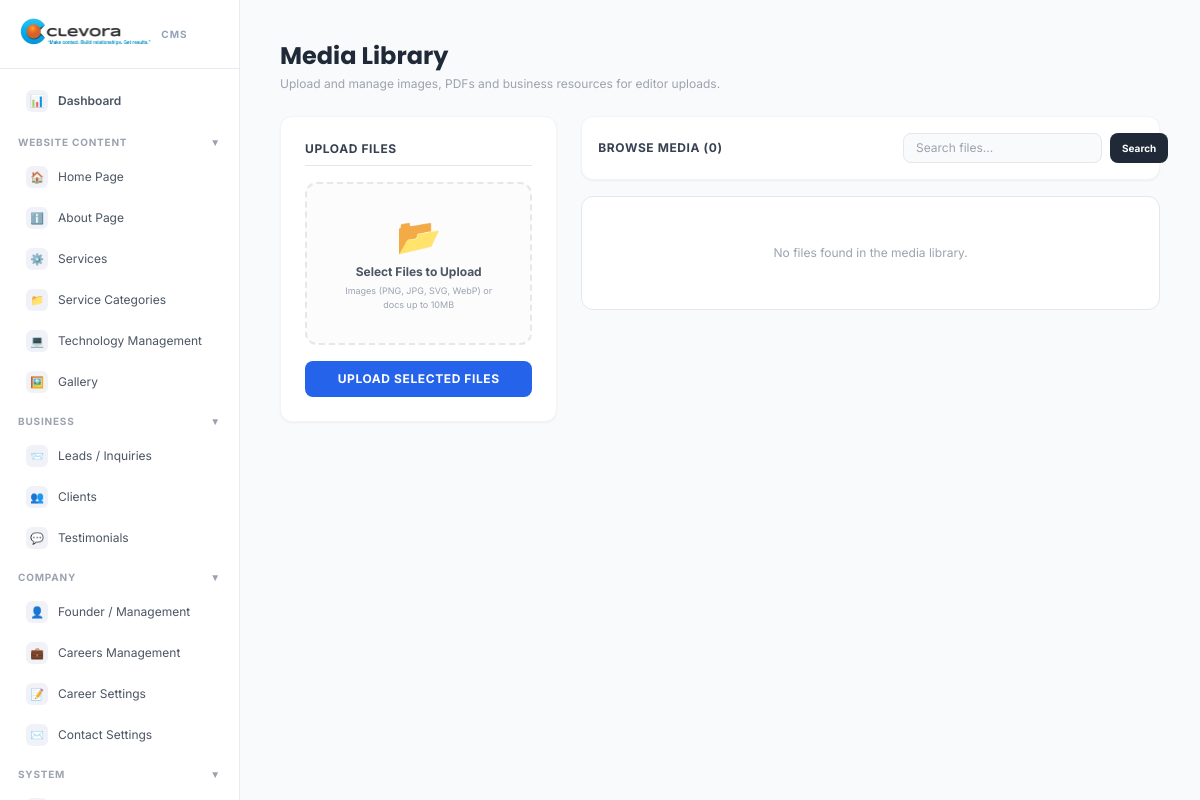
/admin/sections/media.php (signed in), run on an earlier commit of the app's database.
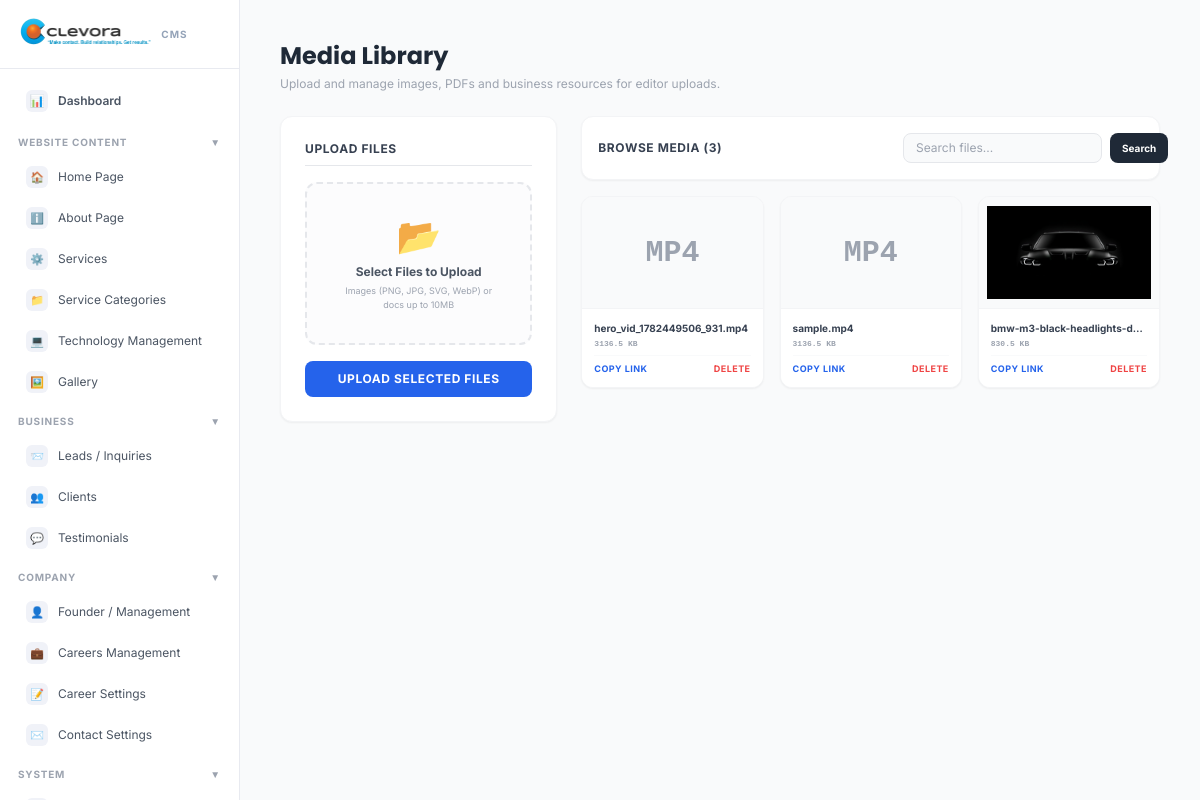
And on a later commit of the database.
### tables this page shows
CREATE TABLE `media_library` (
  `id` int(11) NOT NULL AUTO_INCREMENT,
  `filename` varchar(255) NOT NULL,
  `original_name` varchar(255) NOT NULL,
  `mime_type` varchar(100) DEFAULT '',
  `size` int(11) DEFAULT 0,
  `url` varchar(500) NOT NULL,
  `alt_text` varchar(255) DEFAULT '',
  `created_at` timestamp NOT NULL DEFAULT current_timestamp(),
  `updated_at` timestamp NOT NULL DEFAULT current_timestamp() ON UPDATE current_timestamp(),
  PRIMARY KEY (`id`)
);

### admin/sections/media.php (the view, shortened to what the changed rows need)
<?php
require_once '../middleware/auth.php';
$search = trim($_GET['search'] ?? '');
$query = "SELECT * FROM media_library WHERE 1=1";
$params = [];
$query .= " ORDER BY id DESC";
$stmt = $pdo->prepare($query);
$stmt->execute($params);
$media = $stmt->fetchAll();
?>
<?php include '../includes/admin-header.php'; ?>
<?php include '../includes/sidebar.php'; ?>
  <main class="flex-1 p-6 md:p-10 overflow-auto">
    <div class="max-w-6xl mx-auto space-y-6">
      <div class="flex justify-between items-center">
        <div>
          <h1 class="text-2xl font-bold text-gray-800 font-poppins">Media Library</h1>
        </div>
      </div>
      <div class="grid grid-cols-1 lg:grid-cols-3 gap-6 items-start">
        <div class="bg-white rounded-xl border border-gray-100 shadow-sm p-6 space-y-4">
          <h2 class="font-bold text-gray-700 text-xs uppercase tracking-wider mb-2 border-b pb-2">Upload Files</h2>
        </div>
        <div class="lg:col-span-2 space-y-4">
          <div class="flex flex-col sm:flex-row justify-between items-start sm:items-center gap-4 bg-white p-4 rounded-xl border border-gray-100 shadow-sm">
            <h2 class="font-bold text-gray-700 text-xs uppercase tracking-wider">Browse Media (<?= count($media) ?>)</h2>
            <form method="GET" class="flex gap-2 w-full sm:w-60">
              <input type="text" name="search" value="<?= htmlspecialchars($search) ?>" placeholder="Search files..."
                     class="flex-1 bg-gray-50 border border-gray-200 focus:border-blue-500 rounded-lg px-3 py-1.5 text-xs outline-none focus:bg-white transition-all">
              <button type="submit" class="bg-gray-800 text-white text-[10px] font-bold px-3 py-1.5 rounded-lg hover:bg-gray-700 transition">Search</button>
            </form>
          </div>
          <div class="grid grid-cols-2 sm:grid-cols-3 gap-4">
            <?php if (empty($media)): ?>
              <div class="col-span-3 bg-white rounded-xl border p-12 text-center text-xs text-gray-400">
                No files found in the media library.
              </div>
            <?php else: foreach ($media as $item): ?>
              <?php
                $is_img = in_array(strtolower(pathinfo($item['filename'], PATHINFO_EXTENSION)), ['jpg', 'jpeg', 'png', 'gif', 'svg', 'webp']);
                $url = SITE_URL . $item['url'];
              ?>
              <div class="bg-white border border-gray-100 rounded-xl overflow-hidden shadow-sm flex flex-col justify-between group relative h-48">
                <div class="h-28 flex items-center justify-center bg-gray-50 overflow-hidden border-b border-gray-100 p-2 relative">
                  <?php if ($is_img): ?>
                    <img src="<?= htmlspecialchars($item['url']) ?>" class="max-h-full max-w-full object-contain transition-transform group-hover:scale-105 duration-300">
                  <?php else: ?>
                    <div class="text-3xl text-gray-400 font-bold uppercase font-mono">
                      <?= htmlspecialchars(pathinfo($item['filename'], PATHINFO_EXTENSION)) ?>
                    </div>
                  <?php endif; ?>
                </div>
                <div class="p-3 bg-white space-y-1 flex-1 flex flex-col justify-between">
                  <div class="space-y-0.5">
                    <p class="text-[10px] font-bold text-gray-700 truncate" title="<?= htmlspecialchars($item['original_name']) ?>">
                      <?= htmlspecialchars($item['original_name']) ?>
                    </p>
                    <p class="text-[8px] text-gray-400 font-semibold font-mono">
                      <?= round($item['size'] / 1024, 1) ?> KB
                    </p>
                  </div>
                  <div class="flex gap-2 justify-between items-center text-[9px] pt-1.5 border-t border-gray-50">
                    <button type="button" onclick="copyToClipboard('<?= addslashes($url) ?>', this)"
                            class="text-blue-600 font-bold uppercase tracking-wider hover:text-blue-500 flex items-center gap-1 transition">
                      Copy Link
                    </button>
                    <a href="?delete=<?= $item['id'] ?>" class="text-red-500 font-bold uppercase tracking-wider hover:text-red-600 transition"
                       data-confirm="Are you sure you want to delete this media file permanently? Any content referencing it might display broken links.">
                      Delete
                    </a>
                  </div>
                </div>
              </div>
            <?php endforeach; endif; ?>
          </div>
        </div>
      </div>
    </div>
  </main>
<?php include '../includes/admin-footer.php'; ?>

### admin/includes/sidebar.php (shortened to what the changed rows need)
<?php
$curFile = basename($_SERVER['PHP_SELF']);
$sidebar = [
  'DASHBOARD' => [
    ['Dashboard', '/admin/dashboard.php', '📊'],
  ],
  'WEBSITE CONTENT' => [
    ['Home Page',          '/admin/sections/home-about.php',        '🏠'],
    ['About Page',         '/admin/sections/about.php',             'ℹ️'],
    ['Services',           '/admin/sections/services.php',          '⚙️'],
    ['Service Categories', '/admin/sections/service-categories.php','📁'],
    ['Technology Management', '/admin/sections/technology.php',     '💻'],
    ['Gallery',            '/admin/sections/gallery.php',           '🖼️'],
  ],
  'BUSINESS' => [
    ['Leads / Inquiries',  '/admin/sections/leads.php',            '📨'],
    ['Clients',            '/admin/sections/clients.php',          '👥'],
    ['Testimonials',       '/admin/sections/testimonials.php',     '💬'],
  ],
  'COMPANY' => [
    ['Founder / Management', '/admin/sections/management.php',     '👤'],
    ['Careers Management',   '/admin/sections/careers.php',        '💼'],
    ['Career Settings',      '/admin/sections/career-settings.php','📝'],
    ['Contact Settings',     '/admin/sections/contact-settings.php','✉️'],
  ],
  'SYSTEM' => [
    ['SEO Settings',     '/admin/sections/seo.php',                '🔍'],
    ['Media Library',    '/admin/sections/media.php',              '📂'],
    ['Content Moderation', '/admin/sections/content-moderation.php','🛡️'],
    ['Admin Profile',    '/admin/sections/profile.php',            '🔑'],
    ['Logout',           '/admin/logout.php',                      '🚪'],
  ],
];
?>
<aside style="width:240px; background:#fff; border-right:1px solid #e8eaf0;
              min-height:100vh; display:flex; flex-direction:column; flex-shrink:0;
              position:sticky; top:0; height:100vh; overflow-y:auto;"
       x-data="{ openGroups: { 'WEBSITE CONTENT': true, 'BUSINESS': true, 'COMPANY': true, 'SYSTEM': true } }">
  <nav style="flex:1; padding:8px 0;">
    <?php foreach($sidebar as $groupLabel => $items): ?>
    <?php if($groupLabel === 'DASHBOARD'): ?>
      <?php foreach($items as [$label, $href, $icon]):
        $isActive = ($curFile === basename($href));
      ?>
      <a href="<?=$href?>"
         style="display:flex; align-items:center; gap:10px; padding:11px 18px; margin:2px 8px; border-radius:8px;
                font-size:12px; text-decoration:none; font-weight:600; transition:all .15s;
                <?=$isActive
                  ? 'background:#eff6ff; color:#2563eb;'
                  : 'color:#4b5563;'?>"
         onmouseover="<?=$isActive?'':'this.style.background=\'#f8f9fc\';this.style.color=\'#2563eb\''?>"
         onmouseout="<?=$isActive?'':'this.style.background=\'\';this.style.color=\'#4b5563\''?>">
        <span style="width:22px; height:22px; border-radius:6px; background:<?=$isActive?'#dbeafe':'#f0f2f8'?>;
                     display:flex; align-items:center; justify-content:center;
                     font-size:12px; flex-shrink:0;"><?=$icon?></span>
        <?=$label?>
      </a>
      <?php endforeach; ?>
    <?php else: ?>
      <div style="margin-top:6px;">
        <button @click="openGroups['<?=$groupLabel?>'] = !openGroups['<?=$groupLabel?>']"
                style="width:100%; display:flex; align-items:center; justify-content:space-between;
                       padding:6px 18px; margin:0; border:none; background:none; cursor:pointer;
                       font-size:10px; font-weight:700; color:#9ca3af; letter-spacing:.8px;
                       text-transform:uppercase; text-align:left;">
          <span><?=$groupLabel?></span>
          <span style="font-size:10px; transition:transform .2s;"
                :style="openGroups['<?=$groupLabel?>'] ? 'transform:rotate(0)' : 'transform:rotate(-90deg)'"
          >▼</span>
        </button>
        <div x-show="openGroups['<?=$groupLabel?>']" x-collapse>
          <?php foreach($items as [$label, $href, $icon]):
            $isActive = ($curFile === basename($href));
          ?>
          <a href="<?=$href?>"
             style="display:flex; align-items:center; gap:10px; padding:9px 18px; margin:1px 8px; border-radius:8px;
                    font-size:12px; text-decoration:none; transition:all .15s;
                    <?=$isActive
                      ? 'background:#eff6ff; color:#2563eb; font-weight:600;'
                      : 'color:#4b5563;'?>"
             onmouseover="<?=$isActive?'':'this.style.background=\'#f8f9fc\';this.style.color=\'#2563eb\''?>"
             onmouseout="<?=$isActive?'':'this.style.background=\'\';this.style.color=\'#4b5563\''?>">
            <span style="width:22px; height:22px; border-radius:6px; background:<?=$isActive?'#dbeafe':'#f0f2f8'?>;
                         display:flex; align-items:center; justify-content:center;
                         font-size:11px; flex-shrink:0;"><?=$icon?></span>
            <?=$label?>
          </a>
          <?php endforeach; ?>
        </div>
      </div>
    <?php endif; ?>
    <?php endforeach; ?>
  </nav>
</aside>

What changed in the data, as far as the page shows it:
added media_library: filename "MP4", original_name "hero_vid_1782449506_931.mp4", $item['size']/1024 "3136.5"
added media_library: filename "MP4", original_name "sample.mp4", $item['size']/1024 "3136.5"
added media_library: url (picture), original_name "bmw-m3-black-headlights-d…", $item['size']/1024 "830.5"
Also different on the page:
count($media): "0" → "3"
text no longer shown: "No files found in the media library."
